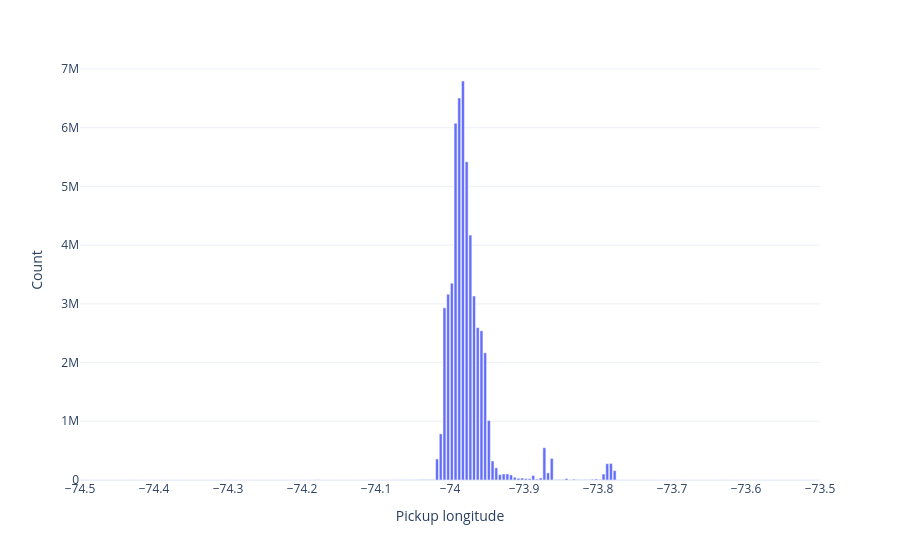

The code cell stored with this chart in its notebook:
### Code cell
mask = pc.and_(pc.greater(col_plon, -74.5), pc.less(col_plon, -73.5))
hist(col_plon.filter(mask), "Pickup longitude", bins=200)

### Figure 1 — Plotly figure (JSON) as saved in the notebook; plotly's stock layout.template omitted (floating-point values rounded to 4 significant figures; data arrays with more than 128 entries replaced by an {"elided": "..."} marker saying what was removed)
{"data": [{"hovertemplate": "Pickup longitude=%{x}<br>Count=%{y}<extra></extra>", "legendgroup": "", "marker": {"color": "#636efa", "pattern": {"shape": ""}}, "name": "", "orientation": "v", "showlegend": false, "textposition": "auto", "type": "bar", "x": {"elided": "200 float values"}, "xaxis": "x", "y": {"elided": "200 int values"}, "yaxis": "y"}], "layout": {"barmode": "relative", "legend": {"tracegroupgap": 0}, "margin": {"t": 60}, "xaxis": {"anchor": "y", "domain": [0, 1], "title": {"text": "Pickup longitude"}}, "yaxis": {"anchor": "x", "domain": [0, 1], "title": {"text": "Count"}}}}
